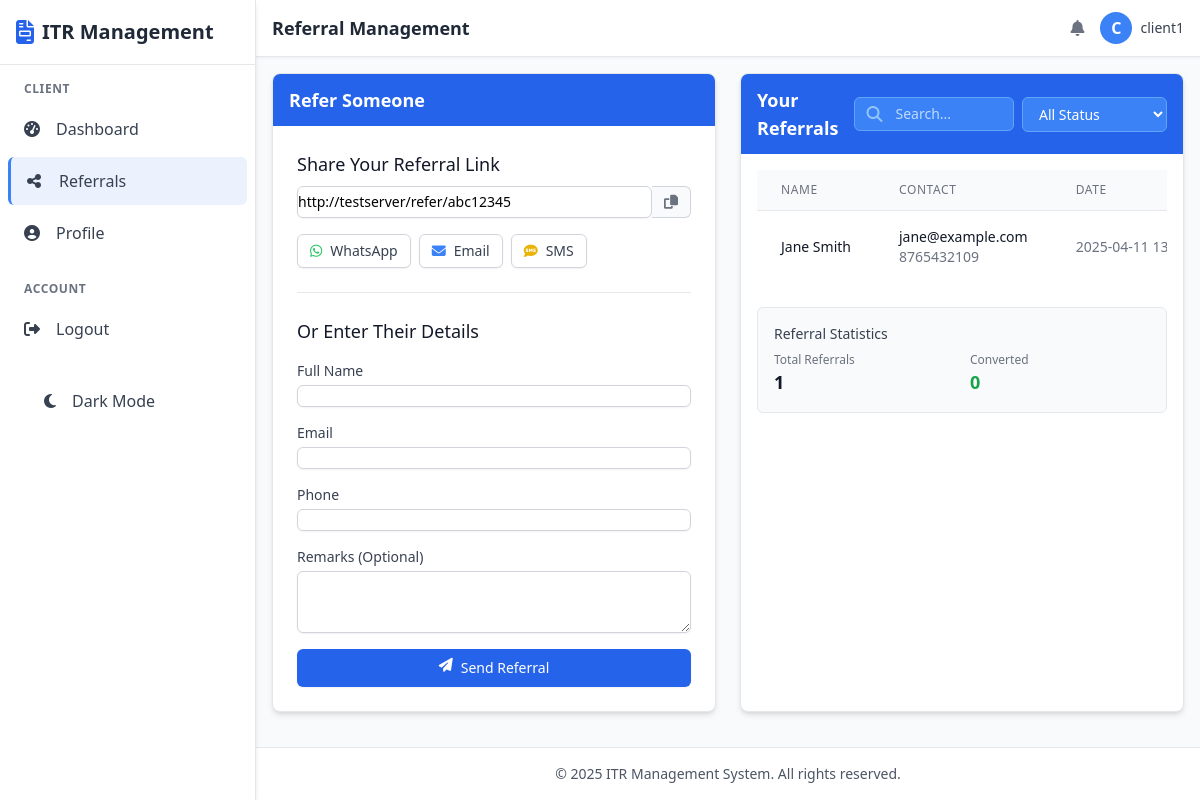
Screenshot of /client/refer (signed in) with the database file from the repository.
### tables this page shows
CREATE TABLE referrals (
    id INTEGER PRIMARY KEY AUTOINCREMENT,
    client_id INTEGER NOT NULL,
    referred_name TEXT NOT NULL,
    referred_email TEXT NOT NULL,
    referred_phone TEXT,
    referred_client_id INTEGER,
    is_reviewed BOOLEAN NOT NULL DEFAULT 0,
    created_at TIMESTAMP DEFAULT CURRENT_TIMESTAMP,
    FOREIGN KEY (client_id) REFERENCES clients (id),
    FOREIGN KEY (referred_client_id) REFERENCES clients (id)
);

### app.py (the view, shortened to what this page needs)
@client_bp.route('/refer', methods=['GET', 'POST'])
@login_required
def refer():
    user_id = session.get('user_id')
    client = query_db('SELECT * FROM clients WHERE user_id = ?', [user_id], one=True)
    if not client:
        flash('Client profile not found', 'error')
        return redirect(url_for('index'))
    try:
        referral_code = client['referral_code']
        if not referral_code:  # Handle empty string case
            raise KeyError
    except (KeyError, IndexError):
        referral_code = str(uuid.uuid4())[:8]
        update_db(
            'UPDATE clients SET referral_code = ? WHERE id = ?',
            [referral_code, client['id']]
        )
        client = query_db('SELECT * FROM clients WHERE user_id = ?', [user_id], one=True)
    referral_url = request.host_url + 'refer/' + client['referral_code']
    referrals = query_db(
        '''SELECT r.*,
           CASE WHEN r.referred_client_id IS NOT NULL THEN 1 ELSE 0 END as is_registered
           FROM referrals r
           WHERE r.client_id = ?
           ORDER BY r.created_at DESC''',
        [client['id']]
    )
    return render_template('client/referral.html',
                          client=client,
                          referral_url=referral_url,
                          referrals=referrals)

### app.py (called while the page is built)
def get_db():
    db = getattr(g, '_database', None)
    if db is None:
        db = g._database = sqlite3.connect(DATABASE)
        db.row_factory = sqlite3.Row
    return db

def query_db(query, args=(), one=False):
    if DEBUG:
        print(f"Executing query: {query} with args: {args}")
    try:
        cur = get_db().execute(query, args)
        rv = cur.fetchall()
        cur.close()
        return (rv[0] if rv else None) if one else rv
    except Exception as e:
        print(f"Database error: {e}")
        if DEBUG:
            import traceback
            traceback.print_exc()
        return None if one else []

def login_required(f):
    @wraps(f)
    def decorated_function(*args, **kwargs):
        if 'user_id' not in session:
            flash('Please log in to access this page', 'error')
            return redirect(url_for('index'))
        return f(*args, **kwargs)
    return decorated_function

@app.context_processor
def utility_processor():
    return dict(
        query_db=query_db,
        now=datetime.now()  # Add current datetime to all templates
    )

@app.teardown_appcontext
def close_connection(exception):
    close_db(exception)

### templates/client/referral.html (shortened to what this page needs)
{% extends 'base.html' %}
{% block header_title %}Referral Management{% endblock %}
{% block content %}
<div class="grid grid-cols-1 lg:grid-cols-2 gap-6">
    <div class="bg-white rounded-lg shadow-md border border-gray-200 overflow-hidden">
        <div class="bg-blue-600 px-4 py-3">
            <h2 class="text-lg font-semibold text-white">Refer Someone</h2>
        </div>
        <div class="p-6">
            <div class="mb-6">
                <h3 class="text-lg font-medium text-gray-900 mb-2">Share Your Referral Link</h3>
                <div class="flex">
                    <input type="text" id="referralUrl" value="{{ referral_url }}" class="flex-1 border-gray-300 rounded-l-md shadow-sm focus:ring-blue-500 focus:border-blue-500 sm:text-sm" readonly>
                    <button type="button" onclick="copyToClipboard('{{ referral_url }}', 'copyMessage')" class="inline-flex items-center px-3 py-2 border border-l-0 border-gray-300 rounded-r-md bg-gray-50 text-gray-500 sm:text-sm hover:bg-gray-100">
                        <i class="fas fa-copy"></i>
                    </button>
                </div>
                <div class="mt-4 flex space-x-2">
                    <a href="https://wa.me/?text={{ referral_url|urlencode }}" target="_blank" class="inline-flex items-center px-3 py-2 border border-gray-300 shadow-sm text-sm leading-4 font-medium rounded-md text-gray-700 bg-white hover:bg-gray-50 focus:outline-none focus:ring-2 focus:ring-offset-2 focus:ring-blue-500">
                        <i class="fab fa-whatsapp text-green-500 mr-2"></i>
                        WhatsApp
                    </a>
                    <a href="mailto:?subject=Join%20ITR%20Management%20System&body={{ referral_url|urlencode }}" class="inline-flex items-center px-3 py-2 border border-gray-300 shadow-sm text-sm leading-4 font-medium rounded-md text-gray-700 bg-white hover:bg-gray-50 focus:outline-none focus:ring-2 focus:ring-offset-2 focus:ring-blue-500">
                        <i class="fas fa-envelope text-blue-500 mr-2"></i>
                        Email
                    </a>
                    <a href="sms:?body={{ referral_url|urlencode }}" class="inline-flex items-center px-3 py-2 border border-gray-300 shadow-sm text-sm leading-4 font-medium rounded-md text-gray-700 bg-white hover:bg-gray-50 focus:outline-none focus:ring-2 focus:ring-offset-2 focus:ring-blue-500">
                        <i class="fas fa-sms text-yellow-500 mr-2"></i>
                        SMS
                    </a>
                </div>
            </div>
            <div class="border-t border-gray-200 pt-6">
                <h3 class="text-lg font-medium text-gray-900 mb-4">Or Enter Their Details</h3>
                <form method="post" class="space-y-4">
                    <div>
                        <label for="referred_name" class="block text-sm font-medium text-gray-700">Full Name</label>
                        <input type="text" name="referred_name" id="referred_name" class="mt-1 block w-full border-gray-300 rounded-md shadow-sm focus:ring-blue-500 focus:border-blue-500 sm:text-sm" required>
                    </div>
                    <div>
                        <label for="referred_email" class="block text-sm font-medium text-gray-700">Email</label>
                        <input type="email" name="referred_email" id="referred_email" class="mt-1 block w-full border-gray-300 rounded-md shadow-sm focus:ring-blue-500 focus:border-blue-500 sm:text-sm" required>
                    </div>
                    <div>
                        <label for="referred_phone" class="block text-sm font-medium text-gray-700">Phone</label>
                        <input type="tel" name="referred_phone" id="referred_phone" class="mt-1 block w-full border-gray-300 rounded-md shadow-sm focus:ring-blue-500 focus:border-blue-500 sm:text-sm" required>
                    </div>
                    <div>
                        <label for="remarks" class="block text-sm font-medium text-gray-700">Remarks (Optional)</label>
                        <textarea name="remarks" id="remarks" rows="3" class="mt-1 block w-full border-gray-300 rounded-md shadow-sm focus:ring-blue-500 focus:border-blue-500 sm:text-sm"></textarea>
                    </div>
                    <div>
                        <button type="submit" class="w-full inline-flex justify-center py-2 px-4 border border-transparent shadow-sm text-sm font-medium rounded-md text-white bg-blue-600 hover:bg-blue-700 focus:outline-none focus:ring-2 focus:ring-offset-2 focus:ring-blue-500">
                            <i class="fas fa-paper-plane mr-2"></i> Send Referral
                        </button>
                    </div>
                </form>
            </div>
        </div>
    </div>
    <div class="bg-white rounded-lg shadow-md border border-gray-200 overflow-hidden">
        <div class="bg-blue-600 px-4 py-3 flex justify-between items-center">
            <h2 class="text-lg font-semibold text-white">Your Referrals</h2>
            <div class="flex items-center space-x-2">
                <div class="relative">
                    <input type="text" id="searchReferrals" placeholder="Search..." class="block w-full pl-10 pr-3 py-1.5 border border-blue-400 rounded-md bg-blue-500 text-white placeholder-blue-200 focus:outline-none focus:ring-2 focus:ring-white focus:border-transparent sm:text-sm">
                    <div class="absolute inset-y-0 left-0 pl-3 flex items-center pointer-events-none">
                    </div>
                </div>
                <select id="statusFilterReferrals" class="block pl-3 pr-10 py-1.5 border border-blue-400 rounded-md bg-blue-500 text-white focus:outline-none focus:ring-2 focus:ring-white focus:border-transparent sm:text-sm">
                    <option value="">All Status</option>
                </select>
            </div>
        </div>
        <div class="p-4">
            <div class="overflow-x-auto">
                <table class="min-w-full divide-y divide-gray-200">
                    <thead class="bg-gray-50">
                        <tr>
                            <th scope="col" class="px-6 py-3 text-left text-xs font-medium text-gray-500 uppercase tracking-wider">Name</th>
                            <th scope="col" class="px-6 py-3 text-left text-xs font-medium text-gray-500 uppercase tracking-wider">Contact</th>
                            <th scope="col" class="px-6 py-3 text-left text-xs font-medium text-gray-500 uppercase tracking-wider">Date</th>
                        </tr>
                    </thead>
                    <tbody class="bg-white divide-y divide-gray-200" id="referralsTable">
                        {% for referral in referrals %}
                        <tr class="referral-row" data-name="{{ referral.referred_name }}" data-email="{{ referral.referred_email }}" data-status="{% if referral.is_registered %}registered{% else %}pending{% endif %}">
                            <td class="px-6 py-4 whitespace-nowrap">
                                <div class="text-sm font-medium text-gray-900">{{ referral.referred_name }}</div>
                            </td>
                            <td class="px-6 py-4 whitespace-nowrap">
                                <div class="text-sm text-gray-900">{{ referral.referred_email }}</div>
                                <div class="text-sm text-gray-500">{{ referral.referred_phone }}</div>
                            </td>
                            <td class="px-6 py-4 whitespace-nowrap text-sm text-gray-500">
                                {{ referral.created_at }}
                            </td>
                        </tr>
                        {% else %}
                        <tr>
                            <td colspan="4" class="px-6 py-4 text-center text-sm text-gray-500">
                                No referrals yet
                            </td>
                        </tr>
                        {% endfor %}
                    </tbody>
                </table>
            </div>
            <div class="mt-6">
                <div class="bg-gray-50 p-4 rounded-md border border-gray-200">
                    <h3 class="text-sm font-medium text-gray-700 mb-2">Referral Statistics</h3>
                    <div class="grid grid-cols-2 gap-4">
                        <div>
                            <p class="text-xs text-gray-500">Total Referrals</p>
                            <p class="text-lg font-semibold text-gray-900">{{ referrals|length }}</p>
                        </div>
                        <div>
                            <p class="text-xs text-gray-500">Converted</p>
                            <p class="text-lg font-semibold text-green-600">
                                {% set registered_count = 0 %}
                                {% for referral in referrals %}
                                    {% if referral.is_registered %}
                                        {% set registered_count = registered_count + 1 %}
                                    {% endif %}
                                {% endfor %}
                                {{ registered_count }}
                            </p>
                        </div>
                    </div>
                </div>
            </div>
        </div>
    </div>
</div>
{% endblock %}

### templates/base.html (style rules this page uses)
input, select, textarea { border-width: 1px; border-color: #d1d5db; border-radius: 0.375rem; padding: 0.5rem 0.75rem; }

### rows the page displays
referrals: referred_name "Jane Smith", referred_email "jane@example.com", referred_phone "8765432109", created_at "2025-04-11…"

### other values shown
{{ session.get('username', 'U')[0]|upper }} "C"
{{ session.get('username', 'User') }} "client1"
{{ referrals|length }} "1"
{{ registered_count }} "0"
